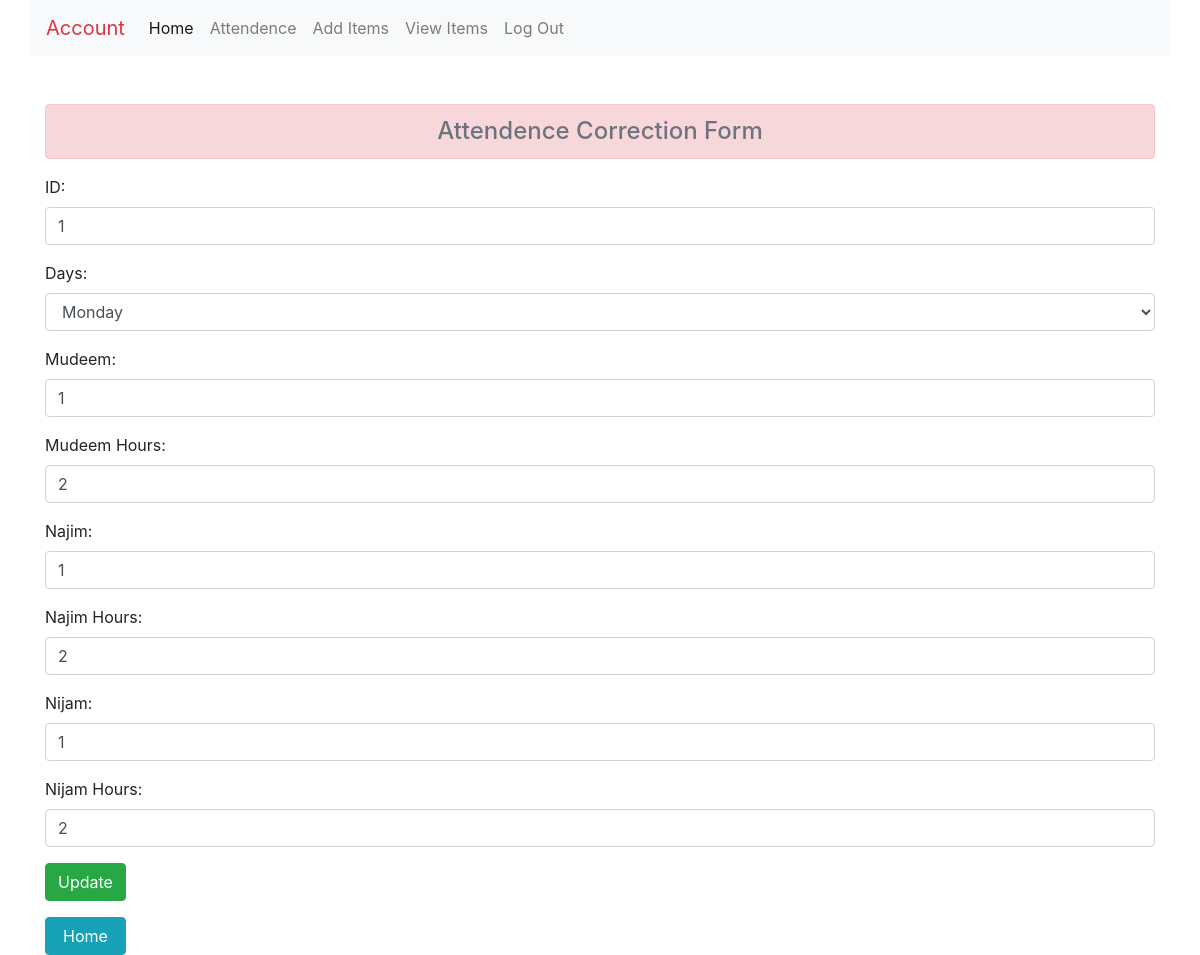
Page /update/1/ (signed in) on the committed database.
### inventory/models.py (models this page shows)
class atten(models.Model):
    id=models.IntegerField(primary_key=True)
    day=models.CharField(max_length=20)
    mudeem=models.IntegerField()
    mudeem_hour=models.IntegerField()
    najim=models.IntegerField()
    najim_hour=models.IntegerField()
    nijam=models.IntegerField()
    nijam_hour=models.IntegerField()

### inventory/views.py (the view)
# urls.py: path('update/<int:id>/', views.update,name="update"),
def update(request,id):
    if 'name' in request.session:
        if request.method=="POST":
            pi=atten.objects.get(pk=id)
            fm=attenform(request.POST,instance=pi)
            if fm.is_valid():
                id=fm.cleaned_data['id']
                day=fm.cleaned_data['day']
                mud=fm.cleaned_data['mudeem']
                naj=fm.cleaned_data['naj']
                nij=fm.cleaned_data['nijam']
                obj=atten(id=id,day=day,mudeem=mud,najim=naj,nijam=nij)
                obj.save()
                return redirect('index')
        else:
            pi=atten.objects.get(pk=id)
            fm=attenform(instance=pi)
        return render(request,'inventory/update.html',{'form':fm})
    else:
        return redirect('login')

### inventory/forms.py
class attenform(forms.ModelForm):
    class Meta:
        model=atten
        fields="__all__"
        day_choice=(
            ('monday','Monday'),
            ('tuesday','Tuesday'),
            ('wednesday','Wednesday'),
            ('thursday','Thursday'),
            ('friday','Friday'),
            ('saturday','Saturday'),
            ('sunday','Sunday'),
        )
        labels={'id':'ID','day':'Days','mudeem':'Mudeem','mudeem_hour':'Mudeem Hours',  'najim':'Najim','najim_hour':'Najim Hours','nijam':'Nijam','nijam_hour':'Nijam Hours'}
        widgets={
            'id':forms.NumberInput(attrs={'class':'form-control mb-3'}),
            'day':forms.Select(choices=day_choice,attrs={'class':'form-control mb-3'}),
            'mudeem':forms.NumberInput(attrs={'class':'form-control mb-3'}),
            'najim':forms.NumberInput(attrs={'class':'form-control mb-3'}),
            'nijam':forms.NumberInput(attrs={'class':'form-control'}),
            'mudeem_hour':forms.NumberInput(attrs={'class':'form-control'}),
            'najim_hour':forms.NumberInput(attrs={'class':'form-control'}),
            'nijam_hour':forms.NumberInput(attrs={'class':'form-control'}),
        }

### inventory/templates/inventory/update.html (shortened to what this page needs)
{% extends 'inventory/base.html' %}
{% block navbar %}
<div class="container-fluid">
    <div class="row">
        <div class="col-sm-12">
            {% include 'inventory/navbar.html' %}
        </div>
    </div>
</div>
{% endblock navbar %}
{% block content %}
<div class="row">
    <div class="col sm-6">
        <h4 class="alert alert-danger mt-5 text-center text-secondary">Attendence Correction Form</h4>
        <form action="" method="POST">
            {{form.as_p}}
            <input type="submit" value="Update" class="btn btn-success">
       </form>
       <a class="btn btn-info mt-3" style="padding-left:17px;padding-right:17px;" href="{% url 'index' %}">Home</a>
    </div>
</div>
{% endblock content %}

### rows in the picture
atten: id "1", day "Monday", mudeem "1", mudeem_hour "2", najim "1", najim_hour "2", nijam "1", nijam_hour "2"
